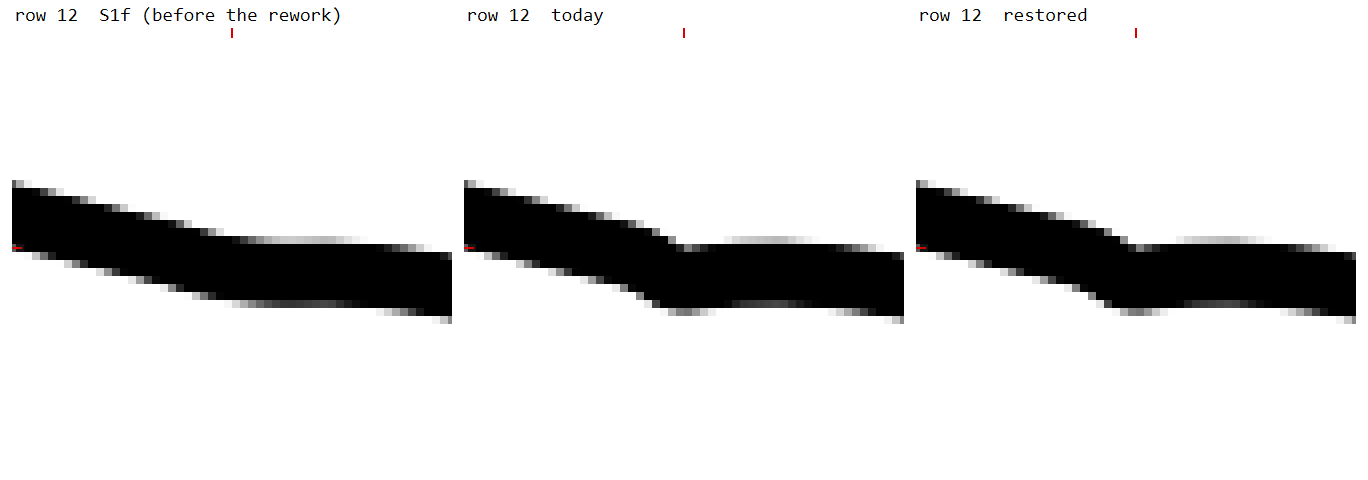
#> input picture .claude/probes/K1179/review/img/row12_v.png, 1368 x 480 px
$ python blob36.py ../../K1179/review/img/k1163_rows.png ../../K1179/review/img/row12_v.png ../../K1179/review/img/row12_v.png
#> lines starting #> are read from the running program, lines starting #| are printed output that depends on the picture; after the words box and inside, x2 and y2 are one past the last pixel; in counts of white or black regions, pixels touching at a corner belong together
### .claude/probes/K1551/census.py
# K1551 (Muse batch 27 Run L): a detector of rp=gf's corner fault kinds that reads a frame.
#   python census.py <sites.json> <gf.png> [out.tsv]
# Per site (junction j<n> / fused tail end t<n>s|e from cap.mjs's sites.json) it writes one TSV row:
#   site x y W wedge wedgeF notch notchF sliver sliverF thin thinF bstub bstubF
# where each kind has a NUMBER (its measure, below) and a FLAG (1 = measure at/over THRESH[kind]).
# Kinds follow the eye classes of .claude/probes/K1482/classes_master.txt, grouped as the brief groups
# them: wedge, notch, sliver, thin (dot/tick/dash), bstub (break/stub). Thresholds in THRESH were set
# on the ODD-numbered sites of link A on build 0007c8df and are reported against the EVEN ones in
# calib.py's output (kept beside this file); a kind whose even-site check failed the brief's bar
# (flags under half its kind, or more clean sites than faulted ones) is left out of the census:
# its THRESH is None, its flag is always 0, and the run's handoff says so.
#
# Measures (numpy + PIL only; the frame's own stroke width first):
#   W:      the ink's stroke width from the frame itself: 2 x the median chamfer distance-to-page
#           over ridge px (local maxima of that distance). The plain mode of local thickness is 2 px
#           on any stroke (edge px dominate), so the ridge median is the width a stroke actually has.
#   wedge:  the widest inscribed disc in ink within R of the site, in strokes: 2*maxDT / W.
#           A filled angle between two strokes is locally much thicker than one stroke (~1.5+).
#   thin:   specks.py's residue: ink px a 3x3 opening removes within R (dots, ticks, dashes are
#           thinner than a stroke; a real stroke survives). speck2 within R rides along in the TSV
#           as thin2 for the calibration record.
#   sliver: narrow page channels: page-ridge px (local maxima of distance-to-ink) within 22 px of
#           the site whose distance-to-ink is 0.8..0.45*W - the centreline length of a page strip
#           narrower than a stroke, pinched between two strokes. (First tried: enclosed page holes
#           narrower than a stroke; most labelled slivers are open wedges, not enclosed eyes, and
#           1-px pinholes fire on clean sites too - that measure caught 6/16 even sites at 6 clean.
#           Enclosed-hole px are still recorded as sliverPx.)
#   notch:  a 5x5 closing's added px within R that are NOT enclosed holes: page the closing fills
#           along a stroke's open edge - a bite out of the edge (a wedge's fill is ink already,
#           a sliver's eye is enclosed, so neither is counted here). Also tried: the ridge
#           distance's dip along arms in an 8..24 px annulus (labelled sites read 0). Both miss.
#   bstub:  ink tips within R (ink px with exactly one ink neighbour): a stroke that stops short
#           (break) or a short spur (stub) ends in a tip inside the window; arms leave the window.
import json, sys
import numpy as np
from PIL import Image

THR_INK = 24          # specks.py's stroke cut: border stroke ~20, page >= 26 inside the knot
R = 30                # site window half-size, device px (specks.py uses 28)
THRESH = {"wedge": 1.85, "notch": None, "sliver": 12, "thin": 12, "bstub": None}  # calib.py, odd sites


def chamfer_dt(m):
    """Distance (px, 1 / sqrt(2) chamfer) from every True px to the nearest False px."""
    d = np.where(m, 1e9, 0.0).astype(np.float64)
    H, Wd = d.shape
    S = np.sqrt(2.0)
    for y in range(H):
        row = d[y]
        if y:
            up = d[y - 1]
            row = np.minimum(row, up + 1.0)
            row[1:] = np.minimum(row[1:], up[:-1] + S)
            row[:-1] = np.minimum(row[:-1], up[1:] + S)
        row[1:] = np.minimum(row[1:], row[:-1] + 1.0)
        d[y] = row
    for y in range(H - 1, -1, -1):
        row = d[y]
        if y < H - 1:
            dn = d[y + 1]
            row = np.minimum(row, dn + 1.0)
            row[1:] = np.minimum(row[1:], dn[:-1] + S)
            row[:-1] = np.minimum(row[:-1], dn[1:] + S)
        row[:-1] = np.minimum(row[:-1], row[1:] + 1.0)
        d[y] = row
    return d


# [91 lines left out: functions opening, morph, holes_in, main, not called in this run]


# [2 lines that do not run on import are left out]

### .claude/probes/K1482/s36/blob36.py
# K1482 s36: where the census's wedge number comes from, per site. For every site of <sites.json> on <frame.png>
# (run 27L's detector, .claude/probes/K1551/census.py: ink = L <= 24, chamfer distance, window +-30 px, W = the
# frame's stroke width) it writes the wedge number and flag (>= 1.85 strokes) and the FAT SET of the window: the
# ink px whose inscribed disc is >= 1.85 strokes (dt >= 0.925 W), split into 8-connected blobs. Per blob: px count,
# the widest px (x, y, dt), the centroid, its length and width (principal axes, px) and up to 60 of its px (for
# class36.ts, which asks the CPU mirror what inks them).
#   python blob36.py <sites.json> <frame.png> <out.json> [only=j1,t2e,...]
import json, sys, os
import numpy as np
from PIL import Image
sys.path.insert(0, os.path.join(os.path.dirname(os.path.abspath(__file__)), "..", "..", "K1551"))
from census import chamfer_dt, THR_INK, R, THRESH


def main():
    sites_path, frame_path, out_path = sys.argv[1], sys.argv[2], sys.argv[3]
    only = None
    for a in sys.argv[4:]:
        if a.startswith("only="):
            only = set(a[5:].split(","))
    L = np.asarray(Image.open(frame_path).convert("L")).astype(np.int16)
    M = L <= THR_INK
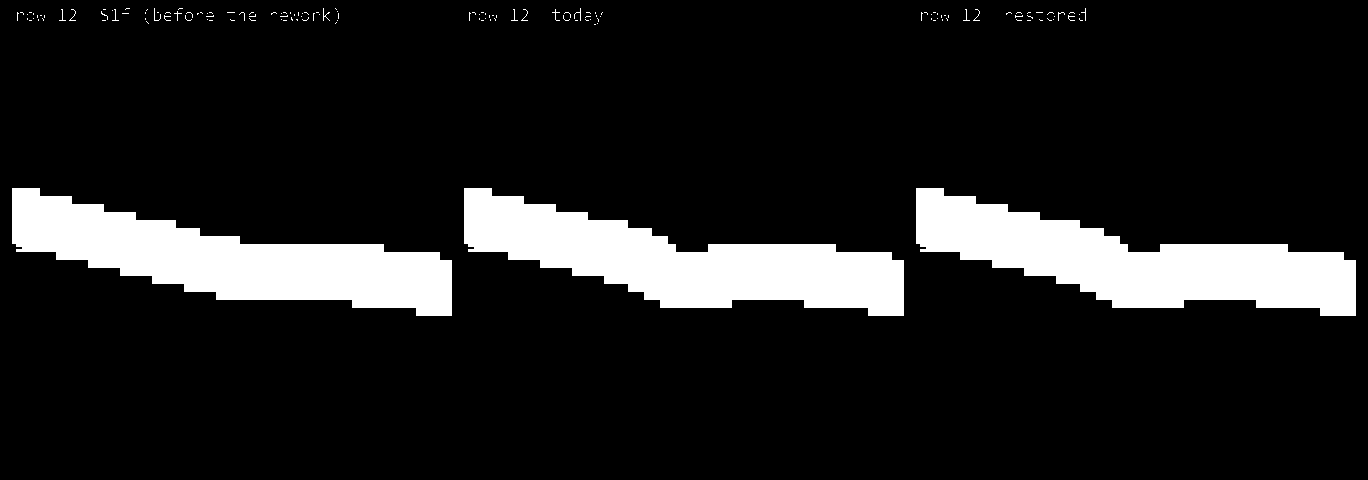
#> M: shape (480, 1368) bool; 12.2% white; 139 white regions (129 under 20 px), largest, box (x1, y1, x2, y2) and area: (464, 188, 904, 316) 26548, (916, 188, 1356, 316) 26548, (12, 188, 452, 316) 26164
    dt = chamfer_dt(M)
#> after the loop in chamfer_dt, `for y in range(H):`:
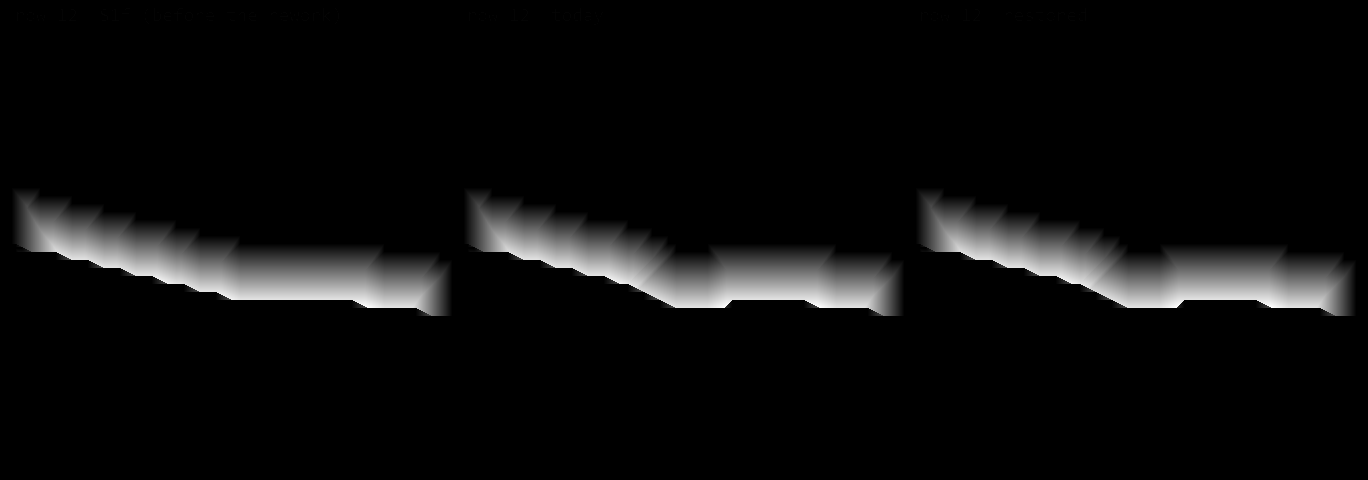
#> d: shape (480, 1368) float64; min 0, max 63.04, mean 3.1; drawn with min black and max white
#> after the loop in chamfer_dt, `for y in range(H - 1, -1, -1):`:
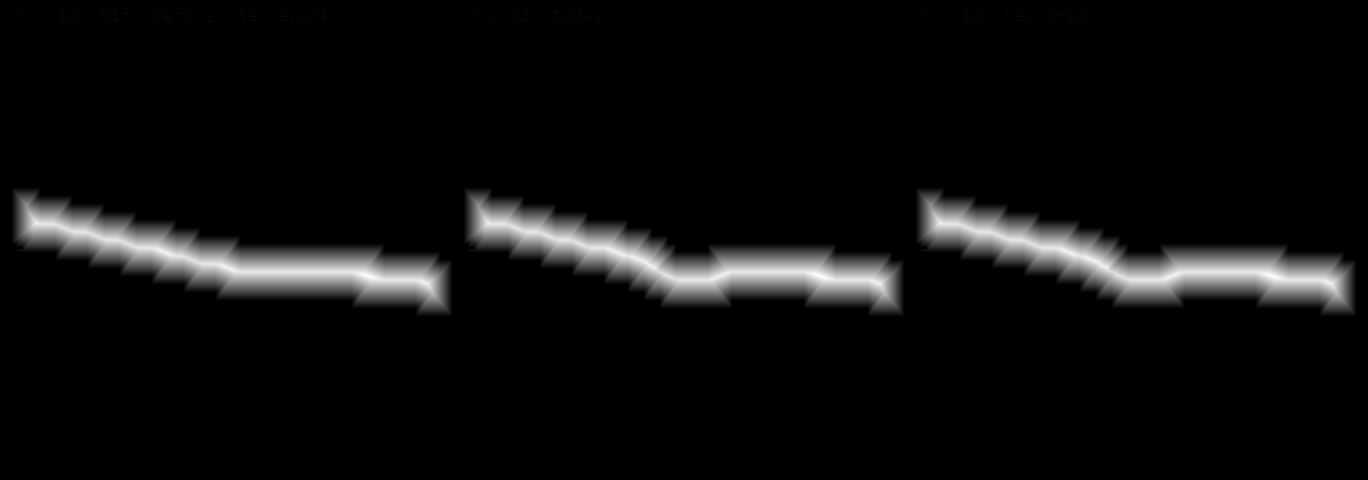
#> d: shape (480, 1368) float64; 6.28% of pixels changed, all inside (x1, y1, x2, y2) = (13, 12, 1356, 316); drawn with min black and max white
    mx = np.maximum.reduce([np.roll(np.roll(dt, dy, 0), dx, 1) for dy in (-1, 0, 1) for dx in (-1, 0, 1)])
    ridge = M & (dt >= mx - 1e-9) & (dt > 1.2)
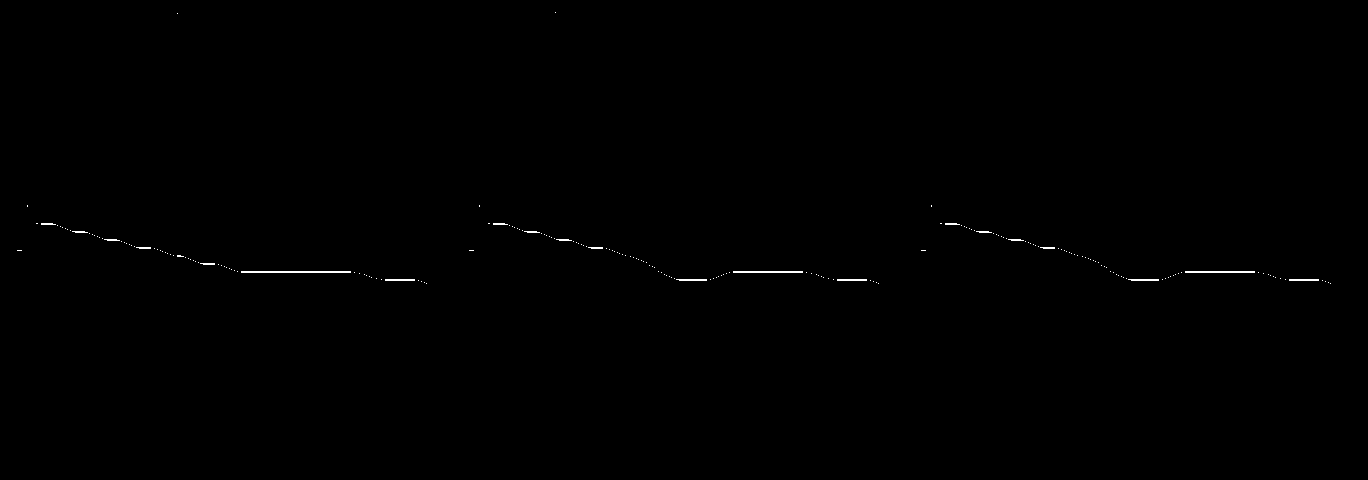
#> ridge: shape (480, 1368) bool; 0.21% white in thin lines or dots, all inside (x1, y1, x2, y2) = (17, 12, 1331, 284)
    W = 2.0 * float(np.median(dt[ridge])) if ridge.any() else 6.0
#> W = 56
    cut = THRESH["wedge"] * W / 2.0
#> cut = 51.8
#> (the run stopped early here; a loop or call above may not have finished)

$ run again, on .claude/probes/K1179/review/img/row14_v.png
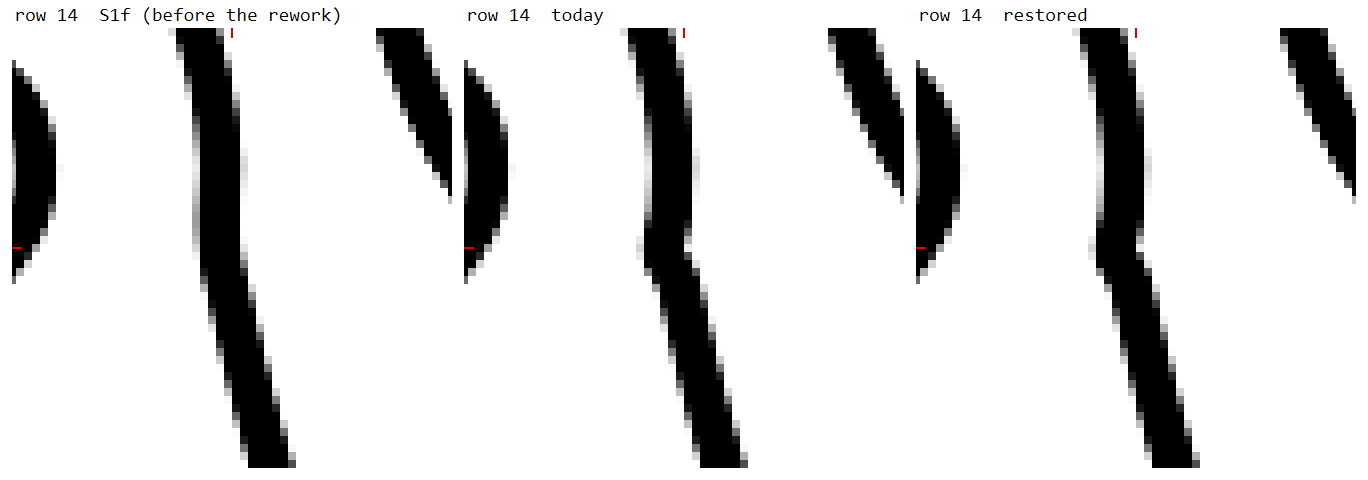
#> input picture .claude/probes/K1179/review/img/row14_v.png, 1368 x 480 px
#> M: shape (480, 1368) bool; 13.3% white; 148 white regions (132 under 20 px), largest, box (x1, y1, x2, y2) and area: (628, 28, 740, 468) 17472, (1080, 28, 1192, 468) 17472, (176, 28, 288, 468) 17344
#> after the loop in chamfer_dt, `for y in range(H - 1, -1, -1):`:
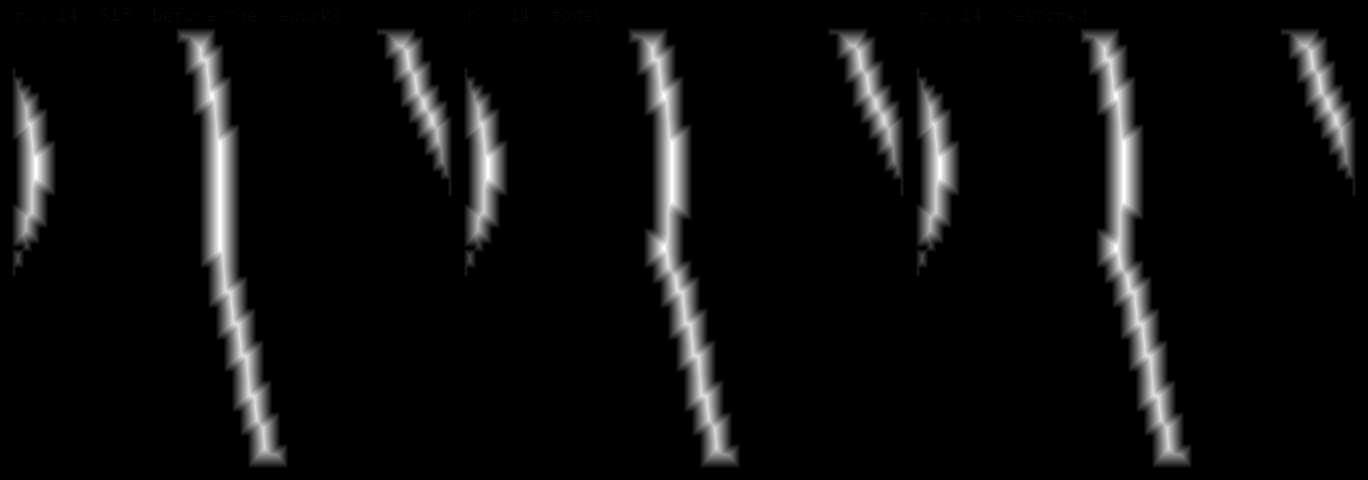
#> d: shape (480, 1368) float64; min 0, max 24.14, mean 1.3; drawn with min black and max white
#> in main, `ridge = M & (dt >= mx - 1e-9) & (dt > 1.2)`:
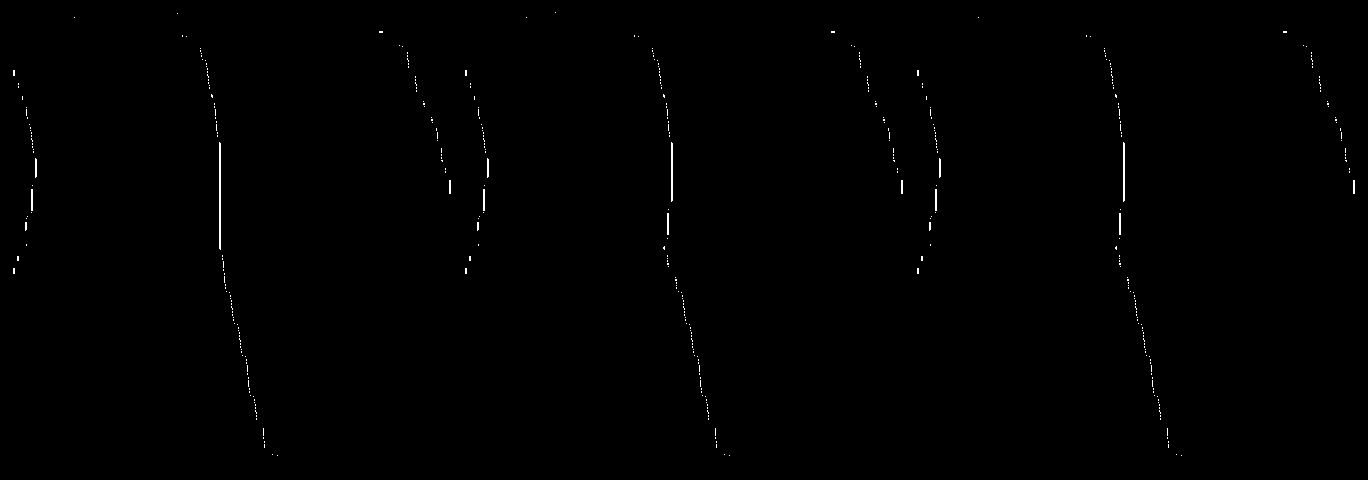
#> ridge: shape (480, 1368) bool; 0.3% white in thin lines or dots
#> W = 41.11
#> cut = 38.03
